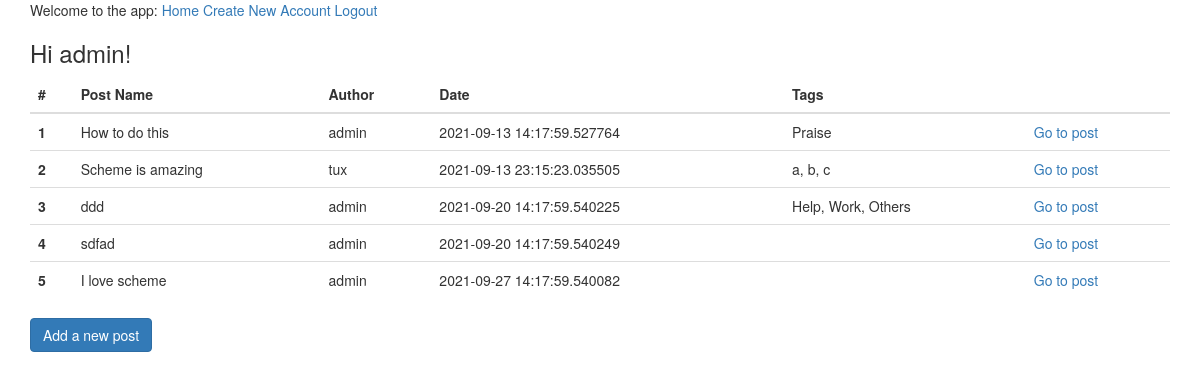
Screenshot of /mainpage (signed in) with the database file from the repository.
### schemeinterp/models.py (models this page shows, shortened)
class User(db.Model, UserMixin):
    id = db.Column(db.Integer, primary_key=True)
    username = db.Column(db.String(50), unique=True)
    password = db.Column(db.String(256))
    email = db.Column(db.String(120), index=True, unique=True)
    date_created = db.Column(db.DateTime, default=datetime.now())
    posts = db.relationship(
        "Post", backref="user", lazy="joined"
    )  # ONE TO MANY relship
    replies = db.relationship("Reply", backref="user", lazy="joined")
    tags = db.relationship("Tag", backref="user", lazy="joined")  # ONE TO MANY relship

class Post(db.Model):
    id = db.Column(db.Integer, primary_key=True)
    name = db.Column(db.String(256))
    description = db.Column(db.String(256))
    tdate = db.Column(db.DateTime)
    user_id = db.Column(db.Integer, db.ForeignKey("user.id"))
    tags = db.relationship("Tag", backref="posts", lazy=True)
    replies = db.relationship("Reply", backref="reply", lazy=True)

class Tag(db.Model):
    id = db.Column(db.Integer, primary_key=True)
    name = db.Column(db.String(256))
    user_id = db.Column(
        db.Integer, db.ForeignKey("user.id")
    )  # Which user did this tag belong to?
    post_id = db.Column(db.Integer, db.ForeignKey("post.id"))

### schemeinterp/views.py (the view)
@app.route("/mainpage")
@login_required
def index():
    posts = Post.query.order_by(Post.tdate).all()
    users = []
    for i in range(len(posts)):
        users.append(User.query.filter_by(id=posts[i].user_id).first().username)
    return render_template("mainpage.html", tasks=posts, users=users)

### schemeinterp/models.py (called while the page is built)
@login.user_loader
def load_user(user_id):
    return User.query.get(int(user_id))

### schemeinterp/templates/mainpage.html
{% extends "template.html" %}
{% block content %}
<div class="container">
  {% if current_user.is_authenticated %}
    <h3>Hi {{ current_user.username }}!</h3>
  {% endif %}
  <table class="table">
  <thead>
    <tr>
      <th scope="col">#</th>
      <th scope="col">Post Name</th>
      <th scope="col">Author</th>
      <th scope="col">Date</th>
      <th scope="col">Tags</th>
      <th scope="col"></th>
    </tr>
  </thead>
  <tbody>
    {% for task in range(tasks|length) %}
    <tr>
      <th scope="row">{{loop.index}}</th>
      <td>{{tasks[task].name}}</td>
      <td>{{users[task]}}</td>
      <td>{{tasks[task].tdate}}</td>
      <td>{% for tag in tasks[task].tags %}
            {% if loop.index != loop.length %}
              {{tag.name}},
            {% else %}
              {{tag.name}}
            {% endif %}
          {% endfor %}
      </td>
      <td><a href="/postpage/{{tasks[task].id}}">Go to post</a></td>
    </tr>
    {% endfor %}
  </tbody>
</table>
  <form action="{{url_for("wtform")}}">
  <input type="Submit" value="Add a new post" class="btn btn-primary" >
  </form>
</div>
{% endblock %}

### schemeinterp/templates/template.html (shortened to what this page needs)
{% extends "bootstrap/base.html" %}
{% block styles %}
{{super()}}
<link rel="stylesheet"
      href="{{url_for('static', filename='styles.css')}}">
{% endblock %}
{% block navbar %}
  <div class="container">
    <div>
      Welcome to the app:
      <a href="/mainpage">Home</a>
      <a href="/signup">Create New Account</a>
    {% if current_user.is_anonymous %}
      <a href="{{ url_for('login') }}">Login</a>
    {% else %}
      <a href="{{ url_for('logout') }}">Logout</a>
    {% endif %}
    </div>
  </div>
{% endblock %}

### rows the page displays
User: username "admin", username "admin" "admin" "admin" "admin"
Post: name "How to do this", tdate "2021-09-13 14:17:59.527764"
Tag: name "Praise"
Post: name "Scheme is amazing", tdate "2021-09-13 23:15:23.035505"
User: username "tux"
Tag: name "a"
Tag: name "b"
Tag: name "c"
Post: name "ddd", tdate "2021-09-20 14:17:59.540225"
Tag: name "Help"
Tag: name "Work"
Tag: name "Others"
Post: name "sdfad", tdate "2021-09-20 14:17:59.540249"
Post: name "I love scheme", tdate "2021-09-27 14:17:59.540082"
